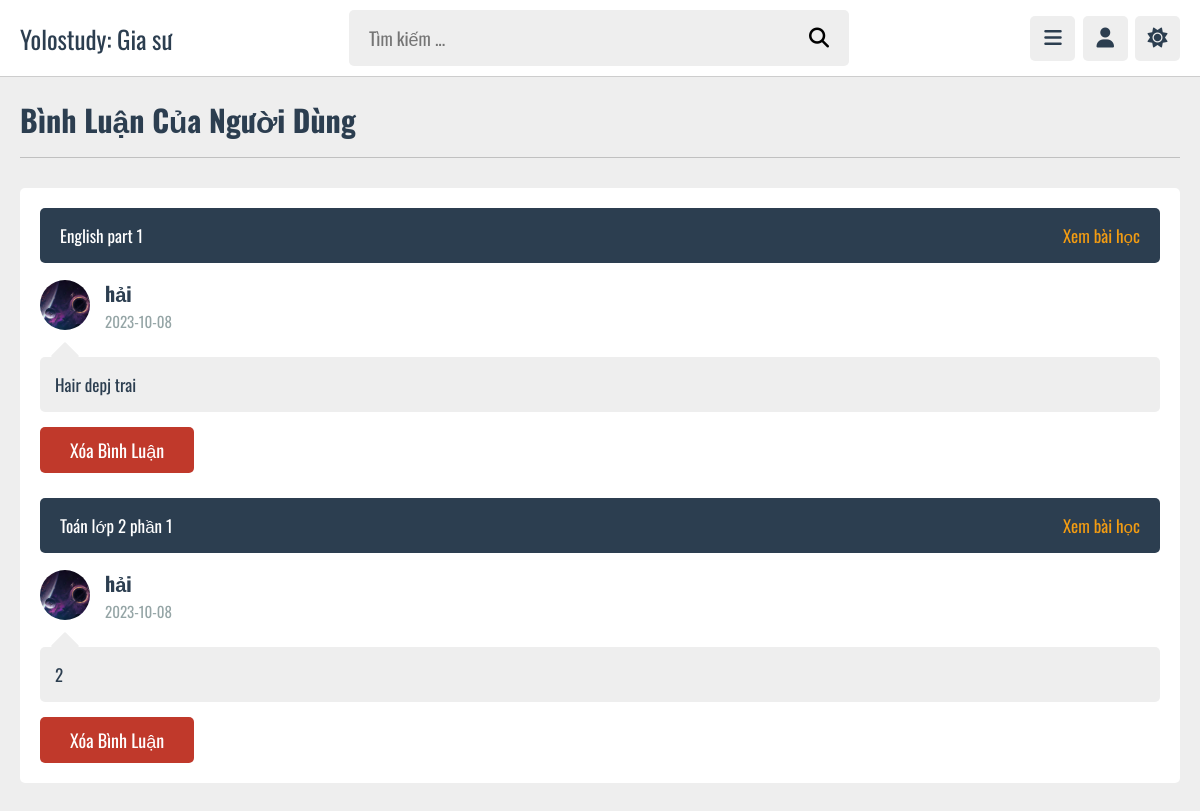
Page /admin/comments.php (signed in) on the committed database.
### tables this page shows
CREATE TABLE `comments` (
  `id` varchar(20) NOT NULL,
  `content_id` varchar(20) NOT NULL,
  `user_id` varchar(20) NOT NULL,
  `giasu_id` varchar(20) NOT NULL,
  `comment` varchar(255) NOT NULL,
  `date` date NOT NULL DEFAULT current_timestamp()
);

CREATE TABLE `content` (
  `id` varchar(20) NOT NULL,
  `giasu_id` varchar(20) NOT NULL,
  `danhsach_id` varchar(20) NOT NULL,
  `title` varchar(255) NOT NULL,
  `desc` varchar(255) NOT NULL,
  `video` varchar(255) NOT NULL,
  `thumbnail` varchar(255) NOT NULL,
  `date` date NOT NULL DEFAULT current_timestamp(),
  `status` varchar(20) NOT NULL
);

CREATE TABLE `user` (
  `id` varchar(20) NOT NULL,
  `name` varchar(255) NOT NULL,
  `email` varchar(255) NOT NULL,
  `password` varchar(255) NOT NULL,
  `image` varchar(255) NOT NULL
);

### admin/comments.php (the view, shortened to what this page needs)
<?php
include '../tp/connect.php';
if (isset($_COOKIE['giasu_id'])) {
    $giasu_id = $_COOKIE['giasu_id'];
} else {
    $giasu_id = '';
    header('location:dangnhap.php');
}
?>
<!DOCTYPE html>
<html lang="en">
<head>
    <link rel="stylesheet" href="https://cdnjs.cloudflare.com/ajax/libs/font-awesome/6.4.2/css/all.min.css">
    <link rel="stylesheet" href="../admin.css">
</head>
<body>
    <?php include '../tp/adminheader.php' ?>
    <section class="comments">
        <h1 class="heading">Bình luận của người dùng</h1>
        <div class="box-container">
            <?php
            $select_comments = $conn->prepare("SELECT * FROM `comments` WHERE giasu_id = ?");
            $select_comments->execute([$giasu_id]);
            if ($select_comments->rowCount() > 0) {
                while ($fetch_comment = $select_comments->fetch(PDO::FETCH_ASSOC)) {
                    $select_commentor = $conn->prepare("SELECT * FROM `user` WHERE id = ?");
                    $select_commentor->execute([$fetch_comment['user_id']]);
                    if ($fetch_commentor = $select_commentor->fetch(PDO::FETCH_ASSOC)) {
                        $select_content = $conn->prepare("SELECT * FROM `content` WHERE id = ?");
                        $select_content->execute([$fetch_comment['content_id']]);
                        if ($fetch_content = $select_content->fetch(PDO::FETCH_ASSOC)) {
            ?>
                            <div class="box">
                                <div class="comment-content">
                                    <p><?= $fetch_content['title']; ?></p>
                                    <a href="viewcontent.php?get_id=<?= $fetch_content['id']; ?>">Xem bài học</a>
                                </div>
                                <div class="user">
                                    <img src="../upload/<?= $fetch_commentor['image']; ?>" alt="">
                                    <div>
                                        <h3><?= $fetch_commentor['name']; ?></h3>
                                        <span><?= $fetch_comment['date']; ?></span>
                                    </div>
                                </div>
                                <p class="comment-box"><?= $fetch_comment['comment']; ?></p>
                                <form action="" method="post">
                                    <input type="submit" value="Xóa bình luận" name="delete_comment" class="inline-delete-bt" onclick="return confirm('Bạn có muốn xóa bình luận này không?')">
                                </form>
                            </div>
            <?php
                        }
                    }
                }
            } else {
                echo '<p class="empty">Không có bình luận nào hết</p>';
            }
            ?>
        </div>
    </section>
</body>
</html>

### admin.css (style rules this page uses)
:root { --mau-chinh: #1abc9c; --do: #c0392b; --cam: #f39c12; --trang: #fff; --den: #2c3e50; --mau-sang: #95a5a6; --mau-bg: #eee; --border: .1rem solid rgba(8, 8, 8, 0.2); }
* { font-family: 'Oswald', sans-serif; margin: 0; padding: 0; box-sizing: border-box; outline: none; border: none; text-decoration: none; }
html { font-size: 62.5%; overflow-x: hidden; }
body { padding-bottom: 9rem; background-color: var(--mau-bg); padding-left: 30rem; }
section { padding: 2rem; margin: 0 auto; max-width: 1200px; }
.heading { font-size: 3rem; color: var(--den); text-transform: capitalize; padding-bottom: 1.5rem; margin-bottom: 3rem; border-bottom: var(--border); }
.bt, .inline-bt, .option-bt, .inline-option-bt, .delete-bt, .inline-delete-bt { margin-top: 1rem; border-radius: .5rem; padding: 1rem 3rem; cursor: pointer; color: var(--trang); font-size: 1.8rem; text-align: center; text-transform: capitalize; }
.inline-bt, .inline-option-bt, .inline-delete-bt { display: inline-block; }
.delete-bt, .inline-delete-bt { background-color: var(--do); }
.comments .box-container { display: grid; gap: 2.5rem; background-color: var(--trang); border-radius: .5rem; padding: 2rem; }
.comments .box-container .box .user { display: flex; align-items: center; gap: 1.5rem; padding-bottom: 1rem; }
.comments .box-container .box .user img { height: 5rem; width: 5rem; border-radius: 50%; object-fit: cover; }
.comments .box-container .box .user h3 { font-size: 2rem; color: var(--den); margin-bottom: .2rem; }
.comments .box-container .box .user span { font-size: 1.5rem; color: var(--mau-sang); }
.comments .box-container .box .comment-box { background-color: var(--mau-bg); border-radius: .5rem; position: relative; font-size: 1.7rem; color: var(--den); padding: 1.5rem; margin: .5rem 0; margin-top: 1.5rem; white-space: pre-line; }
.comments .box-container .box .comment-box::before { content: ''; position: absolute; top: -1.1rem; left: 1.5rem; height: 2rem; width: 2rem; border-radius: .1rem; transform: rotate(45deg); background-color: var(--mau-bg); }
.comments .box-container .box .comment-content { background-color: var(--den); padding: 1.5rem 2rem; border-radius: .5rem; margin-bottom: 1.5rem; display: flex; gap: 1rem; align-items: center; justify-content: space-between; font-size: 1.7rem; }
.comments .box-container .box .comment-content a { color: var(--cam); }
.comments .box-container .box .comment-content p { color: var(--trang); }
@media (max-width: 1200px) { body { padding-left: 0; } }

### rows in the picture
comments: content.title "English part 1", user.image (picture), user.name "hải", date "2023-10-08", comment "Hair depj trai"
comments: content.title "Toán lớp 2 phần 1", user.image (picture), user.name "hải", date "2023-10-08", comment "2"
